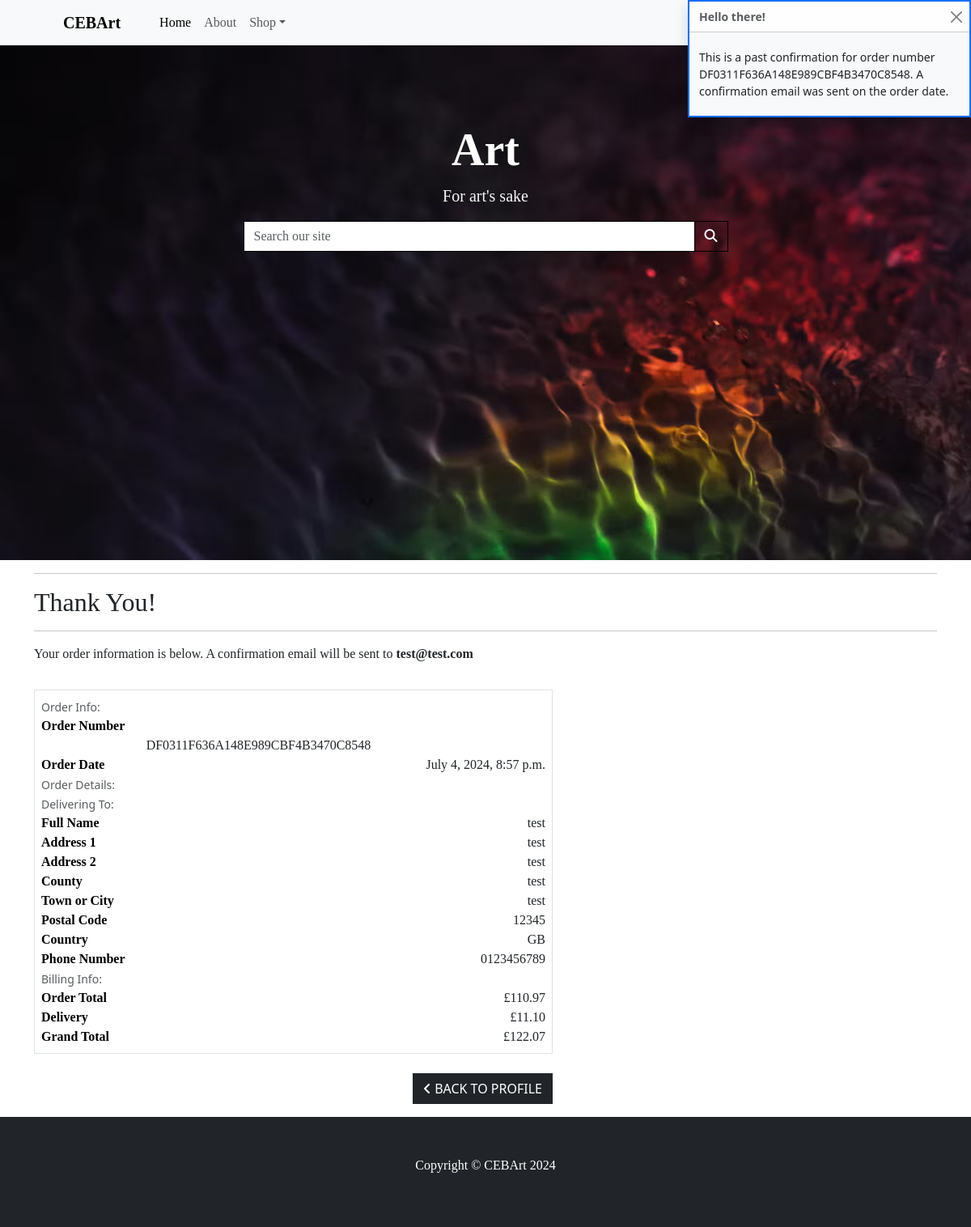
/profile/order_history/DF0311F636A148E989CBF4B3470C8548, run on the app's committed database.
### checkout/models.py (models this page shows, shortened)
class Order(models.Model):
    order_number = models.CharField(max_length=32, null=False, editable=False)
    user_profile = models.ForeignKey(UserProfile, on_delete=models.SET_NULL,
                                     null=True, blank=True, related_name='orders')
    full_name = models.CharField(max_length=50, null=False, blank=False)
    email = models.EmailField(max_length=254, null=False, blank=False)
    phone_number = models.CharField(max_length=20, null=False, blank=False)
    country = CountryField(blank_label='Country *', null=False, blank=False)
    postcode = models.CharField(max_length=20, null=True, blank=True)
    town_or_city = models.CharField(max_length=40, null=False, blank=False)
    street_address1 = models.CharField(max_length=80, null=False, blank=False)
    street_address2 = models.CharField(max_length=80, null=True, blank=True)
    county = models.CharField(max_length=80, null=True, blank=True)
    date = models.DateTimeField(auto_now_add=True)
    delivery_cost =  models.DecimalField(max_digits=6, decimal_places=2, null=False, default=0)
    order_total = models.DecimalField(max_digits=10, decimal_places=2, null=False, default=0)
    grand_total = models.DecimalField(max_digits=10, decimal_places=2, null=False, default=0)
    original_cart = models.TextField(null=False, blank=False, default='')
    stripe_pid = models.CharField(max_length=254, null=False, blank=False, default='')

### profiles/views.py (the view)
# urls.py: path('order_history/<order_number>', views.order_history, name='order_history')
def order_history(request, order_number):
    order = get_object_or_404(Order, order_number=order_number)
    messages.info(request, (
        f'This is a past confirmation for order number {order_number}. '
        'A confirmation email was sent on the order date.'
    ))
    template = 'checkout/checkout_success.html'
    context = {
        'order': order,
        'from_profile': True,
    }
    return render(request, template, context)

### shop_cart/contexts.py (called while the page is built, shortened)
def cart_contents(request):
    cart_items = []
    total = 0
    product_count = 0
    delivery = 0
    grand_total = 0
    cart = request.session.get('cart', {})
    if total:
        delivery = total * Decimal(settings.STANDARD_DELIVERY_PERCENTAGE / 100)
        grand_total = delivery + total
    context = {
        'cart_items': cart_items,
        'total': total,
        'product_count': product_count,
        'delivery': delivery,
        'grand_total': grand_total,
    }
    return context

### checkout/templates/checkout/checkout_success.html (shortened to what this page needs)
{% extends 'base.html' %}
{% load static %}
{% block extra_css %}
<link rel="stylesheet" href="{% static 'checkout/css/checkout.css' %}">
{% endblock %}
{% block content %}
<div class="container success">
    <div class="row">
        <div class="col">
            <hr>
            <h2 class="logo-font mb-2">Thank You!</h2>
            <hr>
            <p class="text-dark">Your order information is below. A confirmation email will be sent to <strong>{{ order.email }}</strong></p>
        </div>
    </div>
    <div class="row my-3">
        <div class="col-12 col-lg-7">
            <div class="order-confirmation-wrapper p-2 border">
                <div class="row">
                    <div class="col">
                        <small class="text-muted">Order Info:</small>
                    </div>
                </div>
                <div class="row">
                    <div class="col-12 col-md-8">
                        <p class="mb-0 text-black fw-bold">Order Number</p>
                    </div>
                    <div class="col-12 col-md-8 text-md-end">
                        <p class="mb-0">{{ order.order_number }}</p>
                    </div>
                </div>
                <div class="row">
                    <div class="col-12 col-md-4">
                        <p class="mb-0 text-black fw-bold">Order Date</p>
                    </div>
                    <div class="col-12 col-md-8 text-md-end">
                        <p class="mb-0">{{ order.date }}</p>
                    </div>
                </div>
                <div class="row">
                    <div class="col">
                        <small class="text-muted">Order Details:</small>
                    </div>
                </div>
                <div class="row">
                    <div class="col">
                        <small class="text-muted">Delivering To:</small>
                    </div>
                </div>
                <div class="row">
                    <div class="col-12 col-md-4">
                        <p class="mb-0 text-black fw-bold">Full Name</p>
                    </div>
                    <div class="col-12 col-md-8 text-md-end">
                        <p class="mb-0">{{ order.full_name }}</p>
                    </div>
                </div>
                <div class="row">
                    <div class="col-12 col-md-4">
                        <p class="mb-0 text-black fw-bold">Address 1</p>
                    </div>
                    <div class="col-12 col-md-8 text-md-end">
                        <p class="mb-0">{{ order.street_address1 }}</p>
                    </div>
                </div>
                {% if order.street_address2 %}
                <div class="row">
                    <div class="col-12 col-md-4">
                        <p class="mb-0 text-black fw-bold">Address 2</p>
                    </div>
                    <div class="col-12 col-md-8 text-md-end">
                        <p class="mb-0">{{ order.street_address1 }}</p>
                    </div>
                </div>
                {% endif %}
                {% if order.county %}
                <div class="row">
                    <div class="col-12 col-md-4">
                        <p class="mb-0 text-black fw-bold">County</p>
                    </div>
                    <div class="col-12 col-md-8 text-md-end">
                        <p class="mb-0">{{ order.county }}</p>
                    </div>
                </div>
                {% endif %}
                <div class="row">
                    <div class="col-12 col-md-4">
                        <p class="mb-0 text-black fw-bold">Town or City</p>
                    </div>
                    <div class="col-12 col-md-8 text-md-end">
                        <p class="mb-0">{{ order.town_or_city }}</p>
                    </div>
                </div>
                {% if order.postcode %}
                <div class="row">
                    <div class="col-12 col-md-4">
                        <p class="mb-0 text-black fw-bold">Postal Code</p>
                    </div>
                    <div class="col-12 col-md-8 text-md-end">
                        <p class="mb-0">{{ order.postcode }}</p>
                    </div>
                </div>
                {% endif %}
                <div class="row">
                    <div class="col-12 col-md-4">
                        <p class="mb-0 text-black fw-bold">Country</p>
                    </div>
                    <div class="col-12 col-md-8 text-md-end">
                        <p class="mb-0">{{ order.country }}</p>
                    </div>
                </div>
                <div class="row">
                    <div class="col-12 col-md-4">
                        <p class="mb-0 text-black fw-bold">Phone Number</p>
                    </div>
                    <div class="col-12 col-md-8 text-md-end">
                        <p class="mb-0">{{ order.phone_number }}</p>
                    </div>
                </div>
                <div class="row">
                    <div class="col">
                        <small class="text-muted">Billing Info:</small>
                    </div>
                </div>
                <div class="row">
                    <div class="col-12 col-md-4">
                        <p class="mb-0 text-black fw-bold">Order Total</p>
                    </div>
                    <div class="col-12 col-md-8 text-md-end">
                        <p class="mb-0">£{{ order.order_total }}</p>
                    </div>
                </div>
                <div class="row">
                    <div class="col-12 col-md-4">
                        <p class="mb-0 text-black fw-bold">Delivery</p>
                    </div>
                    <div class="col-12 col-md-8 text-md-end">
                        <p class="mb-0">£{{ order.delivery_cost }}</p>
                    </div>
                </div>
                <div class="row">
                    <div class="col-12 col-md-4">
                        <p class="mb-0 text-black fw-bold">Grand Total</p>
                    </div>
                    <div class="col-12 col-md-8 text-md-end">
                        <p class="mb-0">£{{ order.grand_total }}</p>
                    </div>
                </div>
            </div>
        </div>
    </div>
    <div class="row">
        <div class="col-12 col-lg-7 text-end">
            {% if from_profile %}
                <a href="{% url 'profile' %}?category=new_arrivals,deals,clearance" class="btn btn-dark rounded-0 my-2">
                    <span class="icon mr-2">
                        <i class="fas fa-angle-left"></i>
                    </span>
                    <span class="text-uppercase">Back to Profile</span>
                </a>
            {% endif %}
        </div>
    </div>
</div>
{% endblock %}

### static/css/styles.css (style rules this page uses)
.shop-cart, .reviews, .products, .success { margin-bottom: 9rem; }
h2, a, p, select, td { font-family: 'lato, roboto, arial'; }

### data on the page
Order: email "test@test.com", order_number "DF0311F636A148E989CBF4B3470C8548", date "July 4, 2024, 8:57 p.m.", full_name "test", street_address1 "test", county "test", town_or_city "test", postcode "12345", country "GB", phone_number "0123456789", order_total "110.97", delivery_cost "11.10", grand_total "122.07"

### other printed values
{{ message }} "This is a past confirmation for order number DF0311F636A148E989CBF4B3470C8548. A confirmation email was sent on the order date."
